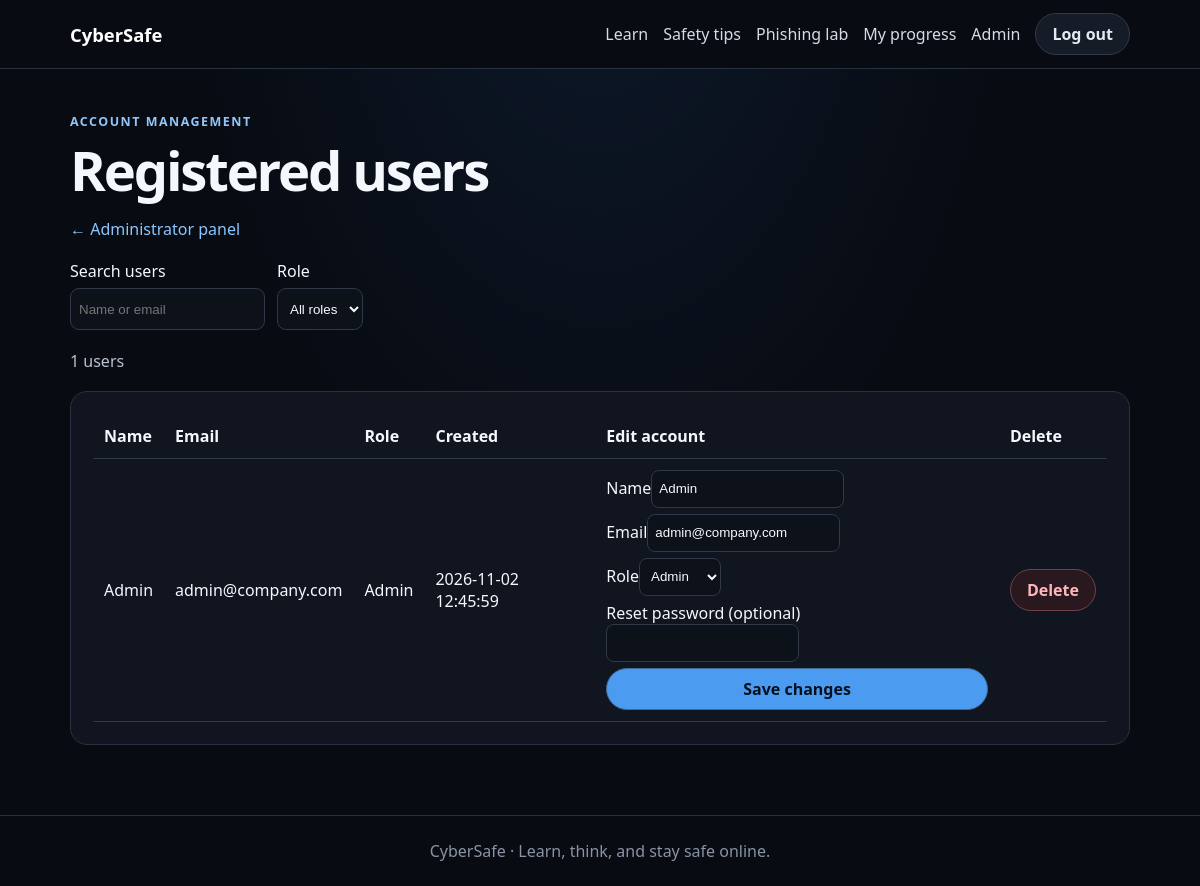
Page /admin/users (signed in) on the committed database.
### tables this page shows
CREATE TABLE users (
                    id INTEGER PRIMARY KEY, name TEXT NOT NULL, email TEXT NOT NULL UNIQUE,
                    password_hash TEXT NOT NULL, role TEXT NOT NULL DEFAULT 'student',
                    created_at TEXT NOT NULL DEFAULT CURRENT_TIMESTAMP
                );

### app.py (the view)
    @app.route("/admin/users", methods=["GET"])
    def admin_users():
        denied = admin_required()
        if denied:
            return denied
        users = db().execute("SELECT id,name,email,role,created_at FROM users ORDER BY id").fetchall()
        return render_template("admin_users.html", users=users)

### app.py (called while the page is built)
def connect(database=DATABASE):
    db = sqlite3.connect(database)
    db.row_factory = sqlite3.Row
    db.execute("PRAGMA foreign_keys = ON")
    return db

### templates/admin_users.html (shortened to what this page needs)
{% extends "base.html" %}
{% block content %}
<span class="eyebrow">Account management</span><h1>Registered users</h1><p><a href="{{ url_for('admin') }}">← Administrator panel</a></p>
<div class="tools">
  <label>Search users<input id="search" type="search" placeholder="Name or email"></label>
  <label>Role<select id="role"><option value="all">All roles</option><option value="student">Student</option><option value="admin">Admin</option></select></label>
</div>
<p id="count" aria-live="polite">{{ users|length }} users</p>
<div class="panel table-wrap"><table><thead><tr><th>Name</th><th>Email</th><th>Role</th><th>Created</th><th>Edit account</th><th>Delete</th></tr></thead>
<tbody id="users">{% for account in users %}
<tr data-name="{{ account.name|lower }}" data-email="{{ account.email|lower }}" data-role="{{ account.role }}">
  <td>{{ account.name }}</td><td>{{ account.email }}</td><td>{{ account.role|title }}</td><td>{{ account.created_at }}</td>
  <td><form class="edit-form" method="post" action="{{ url_for('edit_user',user_id=account.id) }}">
    <label>Name<input name="name" value="{{ account.name }}" maxlength="100" required></label>
    <label>Email<input name="email" type="email" value="{{ account.email }}" maxlength="254" required></label>
    <label>Role<select name="role"><option value="student" {% if account.role == 'student' %}selected{% endif %}>Student</option><option value="admin" {% if account.role == 'admin' %}selected{% endif %}>Admin</option></select></label>
    <label>Reset password (optional)<input name="password" type="password" minlength="8" autocomplete="new-password"></label>
    <button type="submit">Save changes</button>
  </form></td>
  <td><form method="post" action="{{ url_for('delete_user',user_id=account.id) }}" onsubmit="return confirm('Are you sure you want to delete this user? This cannot be undone.');">
    <input type="hidden" name="csrf_token" value="{{ csrf_token }}"><button class="danger" type="submit">Delete</button>
  </form></td>
</tr>
{% else %}<tr><td colspan="6">No users found.</td></tr>{% endfor %}</tbody></table></div>
{% endblock %}

### templates/base.html (style rules this page uses)
:root { color-scheme: dark; font-family: system-ui, sans-serif; background: #080b12; color: #f4f7fb; --panel:#10151f; --line:#28313f; --muted:#aab4c2; --blue:#8bc6ff; }
* { box-sizing: border-box; }
body { min-height:100vh; margin:0; background:radial-gradient(ellipse at 50% -18%,rgba(35,91,158,.18),transparent 50%),#080b12; }
a { color:var(--blue); text-decoration:none; }
.eyebrow { color:#91c6fa; text-transform:uppercase; letter-spacing:.12em; font-weight:750; font-size:.78rem; }
h1 { font-size:clamp(2rem,5vw,3.4rem); line-height:1.08; letter-spacing:-.04em; margin:10px 0; }
p { color:#bac4d1; line-height:1.65; }
.card,.panel { background:var(--panel); border:1px solid var(--line); border-radius:17px; padding:22px; }
.button,button { display:inline-flex; align-items:center; justify-content:center; min-height:42px; padding:0 16px; border:1px solid #426b94; border-radius:999px; background:#4b9bf0; color:#07111e; font:inherit; font-weight:700; cursor:pointer; }
.danger { background:#29181e; color:#ffb6bb; border-color:#70404a; }

### templates/admin_users.html (style rules this page uses)
.table-wrap { overflow-x:auto; }
table { width:100%; border-collapse:collapse; text-align:left; }
th,td { padding:11px; border-bottom:1px solid #303948; }
.tools { display:flex; flex-wrap:wrap; gap:12px; margin:18px 0; }
.tools label { display:grid; gap:6px; }
.tools input,.tools select { min-height:42px; padding:8px; border:1px solid #303948; border-radius:9px; background:#0c111a; color:#f7f9fc; }
.edit-form { display:grid; gap:6px; min-width:190px; }
.edit-form input,.edit-form select { min-height:38px; padding:7px; border:1px solid #303948; border-radius:8px; background:#0c111a; color:#f7f9fc; }

### rows in the picture
users: name "Admin", email "admin@company.com", role "Admin", created_at "2026-11-02 12:45:59"

### other values in the picture
{{ users|length }} "1"
